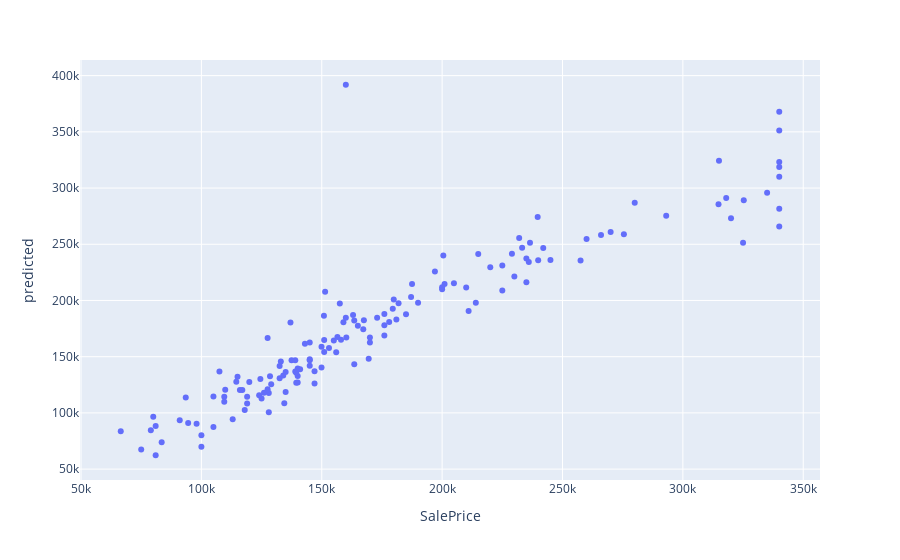

Notebook source saved alongside this figure:
### Code cell
import plotly.express as px 
px.scatter(data_frame= ad,x='SalePrice',y= 'predicted')

### Figure 1 — Plotly figure (JSON) as saved in the notebook; plotly's stock layout.template omitted (floating-point values rounded to 4 significant figures; data arrays with more than 128 entries replaced by an {"elided": "..."} marker saying what was removed)
{"data": [{"hovertemplate": "SalePrice=%{x}<br>predicted=%{y}<extra></extra>", "legendgroup": "", "marker": {"color": "#636efa", "symbol": "circle"}, "mode": "markers", "name": "", "orientation": "v", "showlegend": false, "type": "scatter", "x": {"elided": "146 float values"}, "xaxis": "x", "y": {"elided": "146 float values"}, "yaxis": "y"}], "layout": {"legend": {"tracegroupgap": 0}, "margin": {"t": 60}, "xaxis": {"anchor": "y", "domain": [0, 1], "title": {"text": "SalePrice"}}, "yaxis": {"anchor": "x", "domain": [0, 1], "title": {"text": "predicted"}}}}
